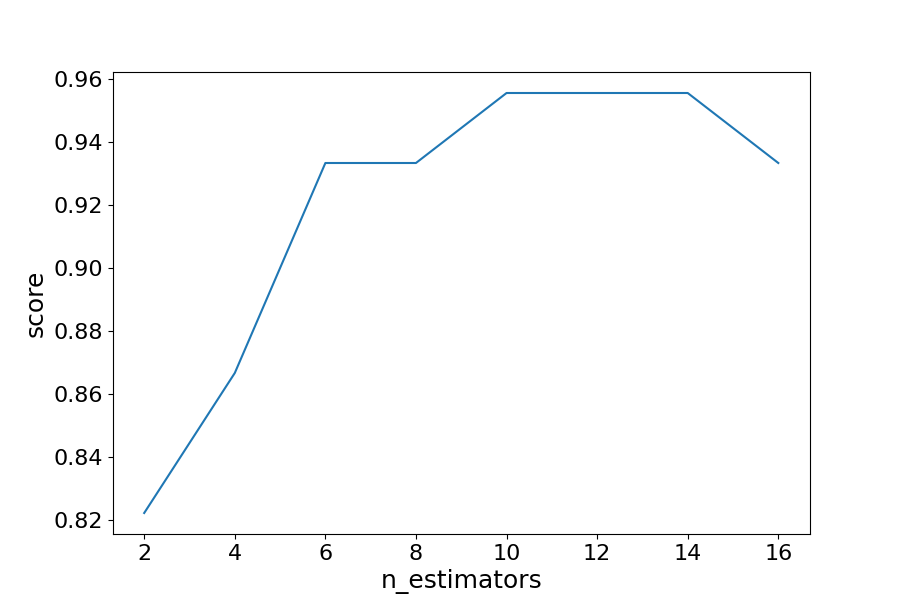

Python code for this plot:
# W3Schools, Python Machine Learning, Bootstrap Aggregation
import matplotlib.pyplot as plt
from sklearn import datasets
from sklearn.model_selection import train_test_split
from sklearn.metrics import accuracy_score
from sklearn.ensemble import BaggingClassifier

data = datasets.load_wine()

X = data.data
y = data.target

X_train, X_test, y_train, y_test = train_test_split(X, y, test_size = 0.25, random_state = 22)

estimator_range = [2, 4, 6, 8, 10, 12, 14, 16]

models = []
scores = []

for n_estimators in estimator_range:
    # Create bagging classifier
    clf = BaggingClassifier(n_estimators = n_estimators, random_state = 22)

    # Fit the model
    clf.fit(X_train, y_train)

    # Append the model and score to their respective list
    models.append(clf)
    scores.append(accuracy_score(y_true = y_test, y_pred = clf.predict(X_test)))

# Generate the plot of scores against number of estimators
plt.figure(figsize=(9, 6))
plt.plot(estimator_range, scores)

# Adjust labels and font (to make visable)
plt.xlabel("n_estimators", fontsize = 18)
plt.ylabel("score", fontsize = 18)
plt.tick_params(labelsize = 16)

# Visualize plot
plt.show()
